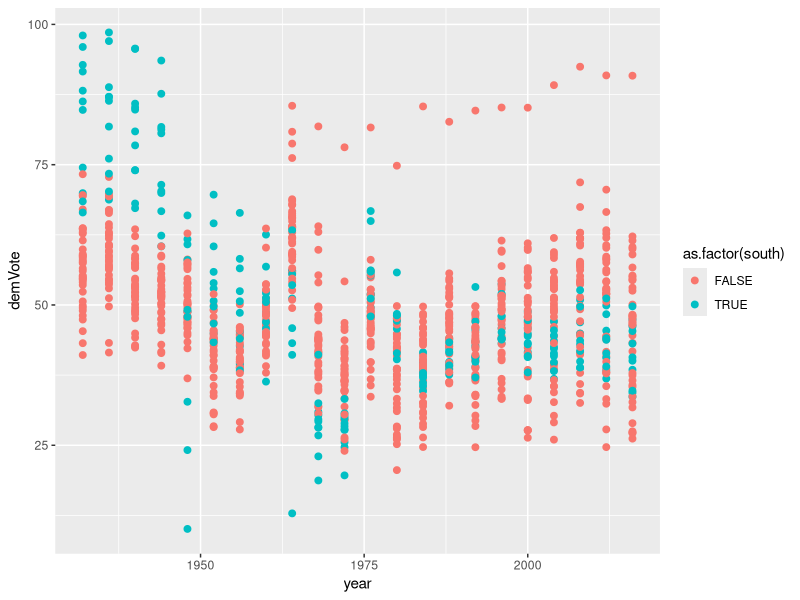
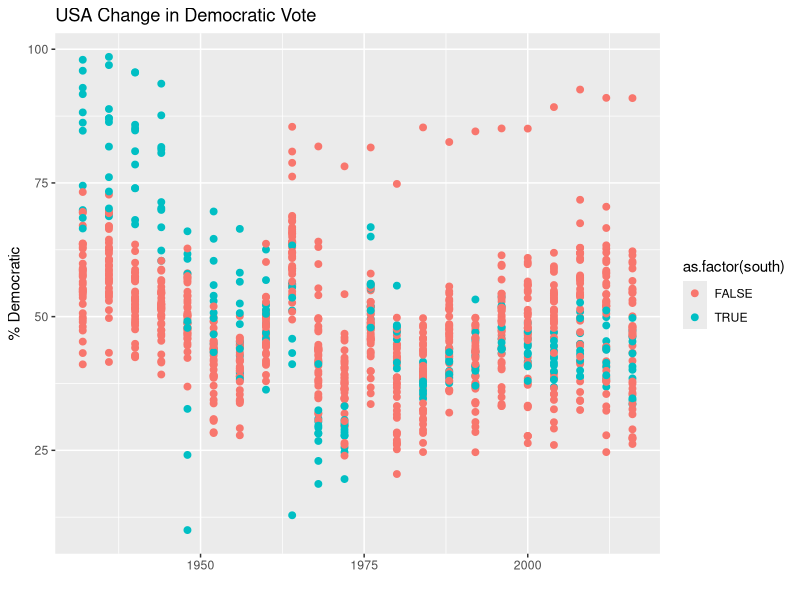
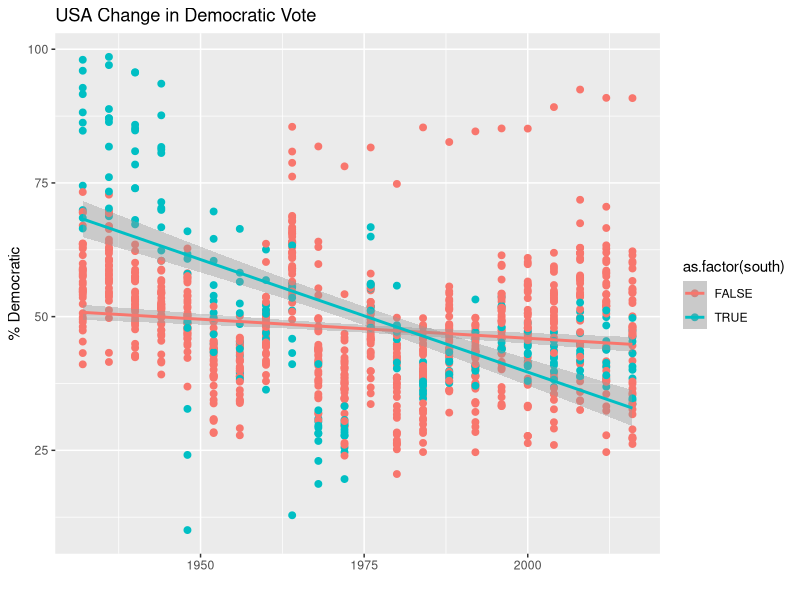
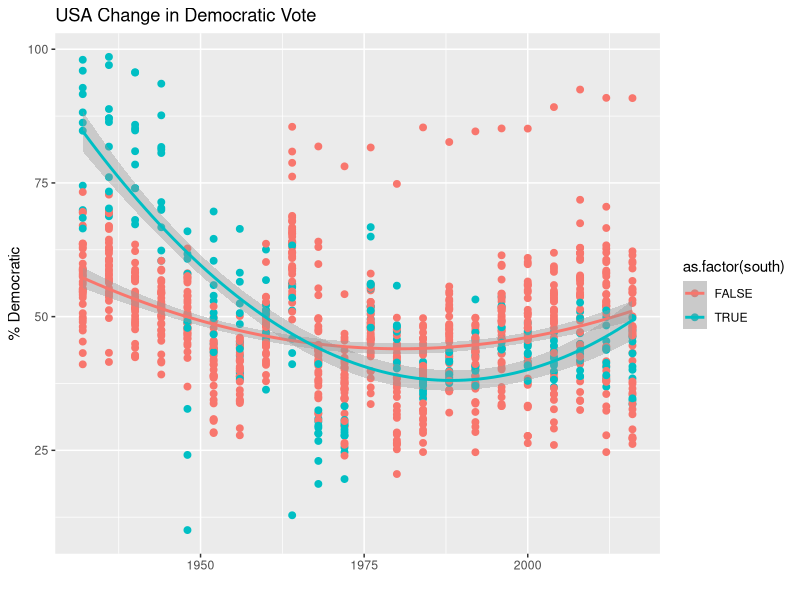

The R source for these figures, in order: (Note: this script raises an error after producing the figures.)
## ---- chunk 1
# This is a good place to put libraries required for using the ggplot function
knitr::opts_chunk$set(echo = TRUE)
library(tidyverse) #Loads the tidyverse package for ggplot
library(pscl) #Loads the pscl package for the dataset
library(gridExtra) #Allows us to combine ggplots into a nice layout

## ---- chunk 2
PE=presidentialElections
## ---- chunk 3
p1<-ggplot(data=PE) +
  geom_point(aes(x=year,y=demVote,color=as.factor(south)),size=2)
p1
## ---- chunk 4
p2<-p1+xlab("")+ylab("% Democratic")+ggtitle("USA Change in Democratic Vote")
p2
## ---- chunk 5
p2+geom_smooth(aes(x=year,y=demVote,color=as.factor(south)), method = 'lm')
## ---- chunk 6
p2+geom_smooth(aes(x=year,y=demVote,color=as.factor(south)), method = 'lm', formula = y ~ poly(x, 2))
## ---- chunk 7
p3+ guides(color=guide_legend(title=""))+
  scale_color_discrete(labels = c("North", "South"))
## ---- chunk 8
p1<-ggplot(data=PE[PE$year==1932,]) +
      geom_density(aes(x=demVote,fill=south))
p1
